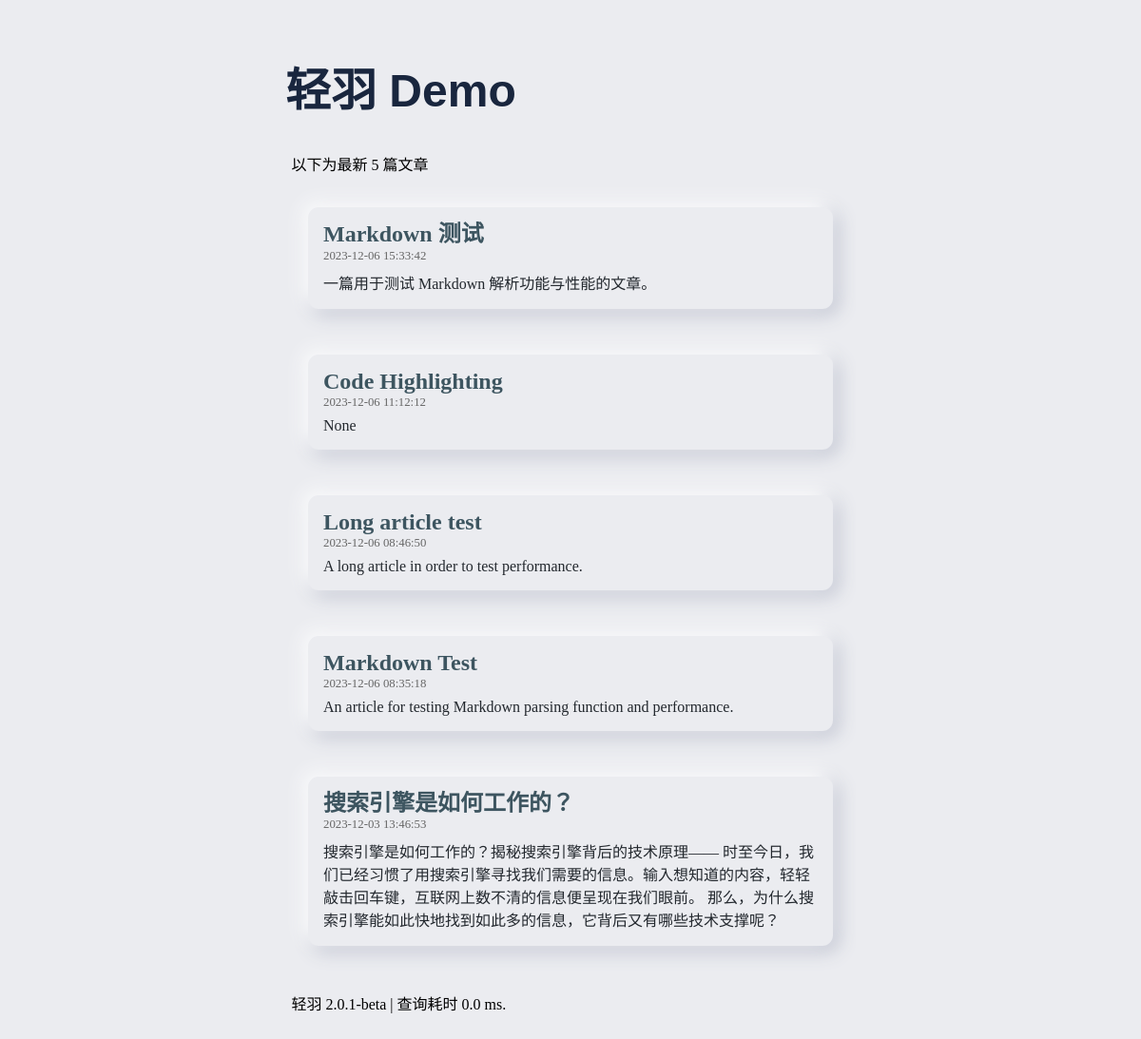
The page / on the database its author committed.
### tables this page shows
CREATE TABLE "info" ("key" 
            TEXT(10000) 
             
            NOT NULL
            
            
            , "value" 
            TEXT(10000) 
             
            NOT NULL
            
            
            , PRIMARY KEY ("key"));

CREATE TABLE "articles" ("id" 
            INTEGER 
             
            NOT NULL
            
            
            , "title" 
            TEXT 
             
            NOT NULL
            
            
            , "content" 
            TEXT 
             
            NOT NULL
            
            
            , "summary" 
            TEXT 
             
            NULL
            
            
            , "create_time" 
            TEXT(20) 
             
            NOT NULL
            
            DEFAULT CURRENT_TIMESTAMP
            , "modify_time" 
            TEXT(20) 
             
            NOT NULL
            
            DEFAULT CURRENT_TIMESTAMP
            , "like_count" 
            INT 
             
            NOT NULL
            
            DEFAULT 0
            , "dislike_count" 
            INT 
             
            NOT NULL
            
            DEFAULT 0
            , PRIMARY KEY ("id"));

### main.py (the view)
@app.route('/', methods=['GET'])
def index():
    t = time.time()
    page = request.args.get('page', 1, type=int)
    per_page = request.args.get('per_page', 10, type=int)
    query = "SELECT COUNT(*) FROM articles"
    total = query_db(query)[0][0]
    total_pages = total // per_page + (1 if total % per_page > 0 else 0)
    page = max(1, min(page, total_pages))
    per_page = max(1, min(per_page, total))
    query = "SELECT id, title, modify_time, summary FROM articles ORDER BY modify_time DESC LIMIT ? OFFSET ?"
    articles = query_db(query, (per_page, (page - 1) * per_page))
    title = get_config("site_title")
    return render_template('index.html', articles=articles, res_time=time_cost(t), title=title,
                           page=page, per_page=per_page, total_pages=total_pages)

### main.py (called while the page is built)
def query_db(query, args=(), one=False):
    conn = sqlite3.connect(DATABASE)
    conn.row_factory = sqlite3.Row
    cur = conn.cursor()
    cur.execute(query, args)
    rv = cur.fetchall()
    conn.close()
    return (rv[0] if rv else None) if one else rv

def get_config(key, subkey="value"):
    query = "SELECT * FROM info WHERE key=?"
    data = query_db(query, [key], one=True)
    if data:
        return data[subkey]
    else:
        return None

def time_cost(t):
    return str(round((time.time() - t) * 1000, 3))

### templates/index.html (shortened to what this page needs)
<!DOCTYPE html>
<html>
<head>
    <link rel="stylesheet" href="{{ url_for('static', filename='index.css') }}">
</head>
<body>
    <div class="app">
        <h1 class="main_title">{{ title }}</h1>
        {% if page == 1 %}
        <div style="margin-left: .4rem;">以下为最新 {{ per_page }} 篇文章</div><br>
        {% else %}
        <div style="margin-left: .4rem;">第 {{ page }}/{{ total_pages }} 页</div><br>
        {% endif %}
        <ul class="articles_box">
            {% for article in articles %}
            <li class="article">
                <h2 class="article_title">
                    <a href="{{ url_for('article', id=article['id']) }}" class="article_link">{{ article['title'] }}</a>
                </h2>
                <div class="time">{{ article['modify_time'] }}</div>
                <div class="preview">{{ article['summary'] }}</div>
            </li>
            {% endfor %}
        </ul>
        <duv style="margin-left: .4rem;">轻羽 2.0.1-beta | 查询耗时 {{ res_time }} ms.</duv>
    </div>
</body>
</html>

### static/index.css (style rules this page uses)
body { margin: 0; background-color: #EBECF0; }
.main_title { font-size: 3rem; line-height: 4rem; font-family: sans-serif; color: #19263e; }
.app { position: relative; left: 25%; width: 50%; top: 2rem; height: fit-content; overflow-y: auto; overflow-x: hidden; padding-bottom: 3.5rem; }
.article { list-style: none; background-color: #EBECF0; padding: 1rem; height: fit-content; position: relative; margin: 0rem 1.5rem 3rem 1.5rem; border-radius: .7rem; box-shadow: -5px -5px 20px white, 5px 5px 20px #BABECC; transition: .15s; }
.articles_box { padding: 0; }
.article_title { font-size: 1.5rem; line-height: 1.5rem; margin: 0rem 0rem .2rem 0rem; }
.article_link { text-decoration: none; color: #3d5560; transition: .3s; }
.time { font-size: .8rem; color: #666; }
.preview { margin-top: .5rem; color: #23282e; }

### rows shown on the page
info: value "轻羽 Demo"
articles: title "Markdown 测试", modify_time "2023-12-06 15:33:42", summary "一篇用于测试 Markdown 解析功能与性能的文章。"
articles: title "Code Highlighting", modify_time "2023-12-06 11:12:12", summary "None"
articles: title "Long article test", modify_time "2023-12-06 08:46:50", summary "A long article in order to test performance."
articles: title "Markdown Test", modify_time "2023-12-06 08:35:18", summary "An article for testing Markdown parsing function and performance."
articles: title "搜索引擎是如何工作的？", modify_time "2023-12-03 13:46:53", summary "搜索引擎是如何工作的？揭秘搜索引擎背后的技术原理—— 时至今日，我们已经习惯了用搜索引擎寻找我们需要的信息。输入想知道的内容，轻轻敲击回车键，互联网上数不清的信息便呈现在我们眼前。 那么，为什么搜索引擎能如此快地找到如此多的信息，它背后又有哪些技术支撑呢？"

### other values the page prints
{{ per_page }} "5"
{{ res_time }} "0.0"
